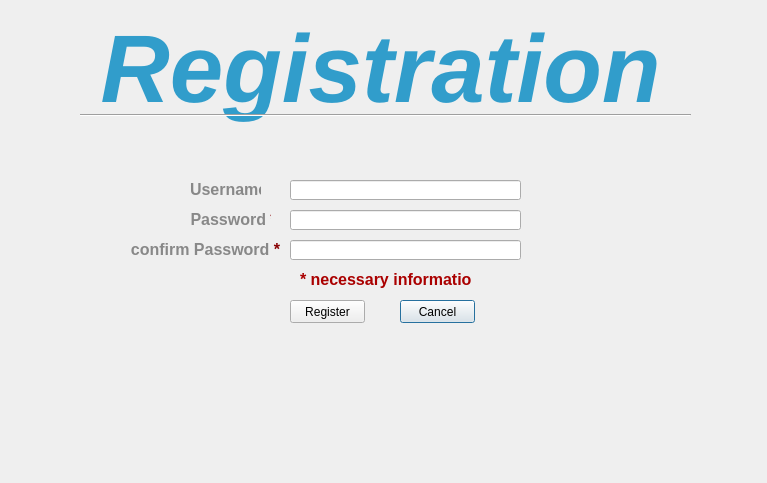
<?xml version="1.0" encoding="UTF-8"?>
<ui version="4.0">
 <class>Dialog</class>
 <widget class="QDialog" name="Dialog">
  <property name="geometry">
   <rect>
    <x>0</x>
    <y>0</y>
    <width>767</width>
    <height>483</height>
   </rect>
  </property>
  <property name="windowTitle">
   <string>Dialog</string>
  </property>
  <widget class="QPushButton" name="cancel">
   <property name="geometry">
    <rect>
     <x>400</x>
     <y>300</y>
     <width>75</width>
     <height>23</height>
    </rect>
   </property>
   <property name="text">
    <string>Cancel</string>
   </property>
   <property name="shortcut">
    <string>Esc</string>
   </property>
  </widget>
  <widget class="QLineEdit" name="username">
   <property name="geometry">
    <rect>
     <x>290</x>
     <y>180</y>
     <width>231</width>
     <height>20</height>
    </rect>
   </property>
  </widget>
  <widget class="QLabel" name="label_2">
   <property name="geometry">
    <rect>
     <x>60</x>
     <y>10</y>
     <width>641</width>
     <height>121</height>
    </rect>
   </property>
   <property name="text">
    <string>&lt;html&gt;&lt;head/&gt;&lt;body&gt;&lt;p align=&quot;center&quot;&gt;&lt;span style=&quot; font-size:72pt; font-weight:600; font-style:italic; color:#319dcb;&quot;&gt;Registration&lt;/span&gt;&lt;/p&gt;&lt;/body&gt;&lt;/html&gt;</string>
   </property>
  </widget>
  <widget class="Line" name="line">
   <property name="geometry">
    <rect>
     <x>80</x>
     <y>100</y>
     <width>611</width>
     <height>30</height>
    </rect>
   </property>
   <property name="baseSize">
    <size>
     <width>10</width>
     <height>9</height>
    </size>
   </property>
   <property name="orientation">
    <enum>Qt::Horizontal</enum>
   </property>
  </widget>
  <widget class="QLabel" name="label_3">
   <property name="geometry">
    <rect>
     <x>190</x>
     <y>180</y>
     <width>71</width>
     <height>20</height>
    </rect>
   </property>
   <property name="text">
    <string>&lt;html&gt;&lt;head/&gt;&lt;body&gt;&lt;p&gt;&lt;span style=&quot; font-size:12pt; font-weight:600; color:#888888;&quot;&gt;Username &lt;/span&gt;&lt;span style=&quot; font-size:12pt; font-weight:600; color:#880002;&quot;&gt;*&lt;/span&gt;&lt;/p&gt;&lt;/body&gt;&lt;/html&gt;</string>
   </property>
  </widget>
  <widget class="QPushButton" name="register_2">
   <property name="geometry">
    <rect>
     <x>290</x>
     <y>300</y>
     <width>75</width>
     <height>23</height>
    </rect>
   </property>
   <property name="text">
    <string>Register</string>
   </property>
   <property name="shortcut">
    <string>Return</string>
   </property>
  </widget>
  <widget class="QLineEdit" name="password">
   <property name="geometry">
    <rect>
     <x>290</x>
     <y>210</y>
     <width>231</width>
     <height>20</height>
    </rect>
   </property>
  </widget>
  <widget class="QLabel" name="label_11">
   <property name="geometry">
    <rect>
     <x>190</x>
     <y>210</y>
     <width>81</width>
     <height>20</height>
    </rect>
   </property>
   <property name="text">
    <string>&lt;html&gt;&lt;head/&gt;&lt;body&gt;&lt;p align=&quot;center&quot;&gt;&lt;span style=&quot; font-size:12pt; font-weight:600; color:#888888;&quot;&gt;Password &lt;/span&gt;&lt;span style=&quot; font-size:12pt; font-weight:600; color:#880002;&quot;&gt;*&lt;/span&gt;&lt;/p&gt;&lt;/body&gt;&lt;/html&gt;</string>
   </property>
  </widget>
  <widget class="QLabel" name="label_12">
   <property name="geometry">
    <rect>
     <x>130</x>
     <y>240</y>
     <width>151</width>
     <height>20</height>
    </rect>
   </property>
   <property name="text">
    <string>&lt;html&gt;&lt;head/&gt;&lt;body&gt;&lt;p align=&quot;center&quot;&gt;&lt;span style=&quot; font-size:12pt; font-weight:600; color:#888888;&quot;&gt;confirm Password &lt;/span&gt;&lt;span style=&quot; font-size:12pt; font-weight:600; color:#880002;&quot;&gt;*&lt;/span&gt;&lt;/p&gt;&lt;/body&gt;&lt;/html&gt;</string>
   </property>
  </widget>
  <widget class="QLineEdit" name="confirm_password">
   <property name="geometry">
    <rect>
     <x>290</x>
     <y>240</y>
     <width>231</width>
     <height>20</height>
    </rect>
   </property>
  </widget>
  <widget class="QLabel" name="label_13">
   <property name="geometry">
    <rect>
     <x>300</x>
     <y>270</y>
     <width>171</width>
     <height>20</height>
    </rect>
   </property>
   <property name="text">
    <string>&lt;html&gt;&lt;head/&gt;&lt;body&gt;&lt;p align=&quot;center&quot;&gt;&lt;span style=&quot; font-size:12pt; font-weight:600; color:#aa0000;&quot;&gt;* necessary information&lt;/span&gt;&lt;/p&gt;&lt;/body&gt;&lt;/html&gt;</string>
   </property>
  </widget>
  <widget class="QLabel" name="label_error">
   <property name="geometry">
    <rect>
     <x>210</x>
     <y>140</y>
     <width>371</width>
     <height>20</height>
    </rect>
   </property>
   <property name="text">
    <string/>
   </property>
   <property name="wordWrap">
    <bool>false</bool>
   </property>
  </widget>
 </widget>
 <resources/>
 <connections/>
</ui>
